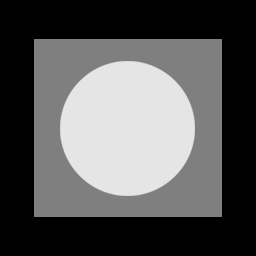
%> input picture Codes/CH05/example5_1/pattern_original.tif, 256 x 256 px
$ octave example5_1.m   (GNU Octave 9; MATLAB toolbox functions it lacks are replaced by stand-ins)
%> lines starting %> are read from the running program, lines starting %| are printed output that depends on the picture
% Gonzalez(3rd ed) Example 5.1

% image read
original = imread('pattern_original.tif');
%> original is the input picture: size 256x256 uint8; min 0, max 229, mean 87.1
gaussian = imread('pattern_gaussian.tif');
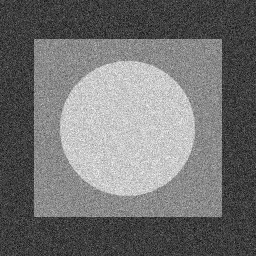
%> input picture Codes/CH05/example5_1/pattern_gaussian.tif, 256 x 256 px
%> gaussian is the input picture: size 256x256 uint8; min 0, max 255, mean 114.3
rayleigh = imread('pattern_rayleigh.tif');
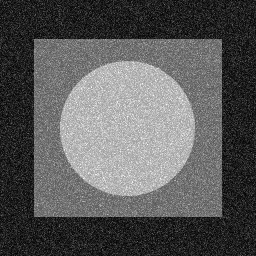
%> input picture Codes/CH05/example5_1/pattern_rayleigh.tif, 256 x 256 px
%> rayleigh is the input picture: size 256x256 uint8; min 0, max 255, mean 89.6
gamma = imread('pattern_gamma.tif');
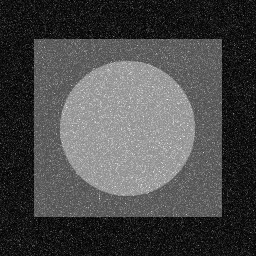
%> input picture Codes/CH05/example5_1/pattern_gamma.tif, 256 x 256 px
%> gamma is the input picture: size 256x256 uint8; min 0, max 255, mean 72.8
exp = imread('pattern_neg_exp.tif');
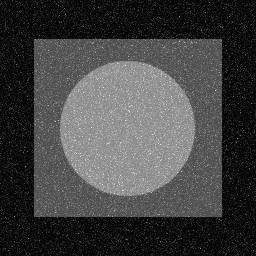
%> input picture Codes/CH05/example5_1/pattern_neg_exp.tif, 256 x 256 px
%> exp is the input picture: size 256x256 uint8; min 0, max 255, mean 66.2
uniform = imread('pattern_uniform.tif');
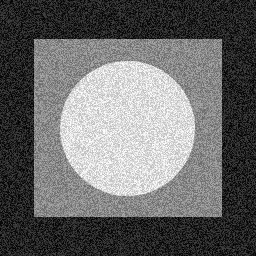
%> input picture Codes/CH05/example5_1/pattern_uniform.tif, 256 x 256 px
%> uniform is the input picture: size 256x256 uint8; min 0, max 255, mean 105
%> (the run ends here)
